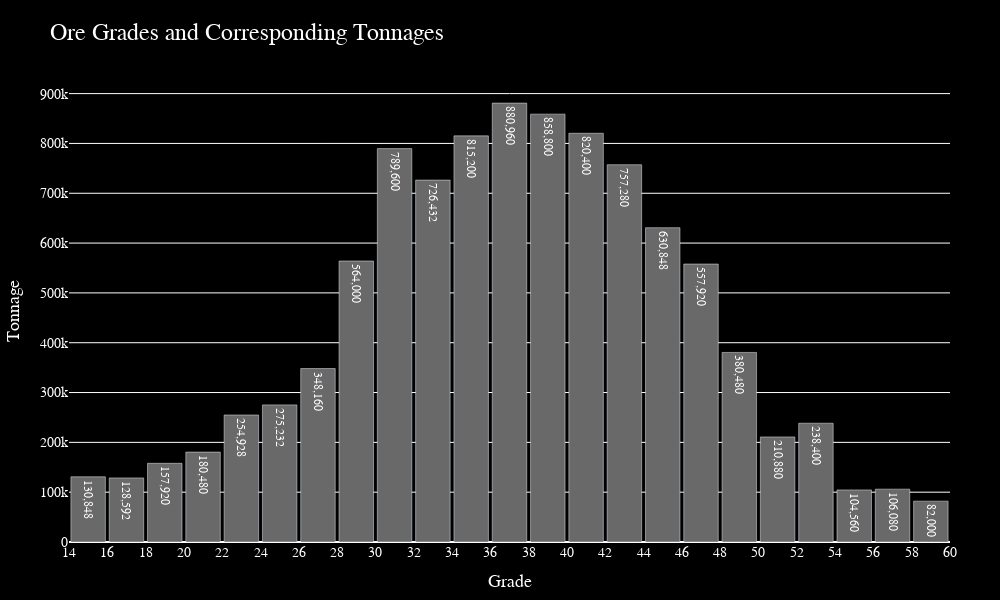

Notebook code for this chart:
### Code cell
# Split data into two lists
grades, tonnages = zip(*ore_data_list)

fig = go.Figure()

fig.add_trace(go.Bar(
    x=grades,
    y=tonnages,
    marker_color='dimgray',
    text=[f'{ton:,}' for ton in tonnages],
    textposition='auto',
    textfont=dict(
        family="Century Gothic, Bold",
        size=12,
        color='white'),))

fig.update_layout(
    title='Ore Grades and Corresponding Tonnages',
    xaxis_title='Grade',
    yaxis_title='Tonnage',
    paper_bgcolor='black',
    plot_bgcolor='black',
    font=dict(family="Century Gothic, Bold", color="white", size=14),
    title_font=dict(size=24, family='Century Gothic, Bold', color='white'),
    xaxis=dict(
        titlefont=dict(size=18, family='Century Gothic, Bold', color='white'),
        tickfont=dict(size=14, family='Century Gothic, Bold', color='white'),
        dtick=2),
    yaxis=dict(
        titlefont=dict(size=18, family='Century Gothic, Bold', color='white'),
        tickfont=dict(size=14, family='Century Gothic, Bold', color='white')),
    showlegend=False,
    margin=dict(l=50, r=50, t=80, b=50),
    bargap=0.1,
    height=600,
    width=1000)
fig.show()

### Figure 1 — Plotly figure (JSON) as saved in the notebook; plotly's stock layout.template omitted (floating-point values rounded to 4 significant figures)
{"data": [{"marker": {"color": "dimgray"}, "text": ["130,848", "128,592", "157,920", "180,480", "254,928", "275,232", "348,160", "564,000", "789,600", "726,432", "815,200", "880,960", "858,800", "820,400", "757,280", "630,848", "557,920", "380,480", "210,880", "238,400", "104,560", "106,080", "82,000"], "textfont": {"color": "white", "family": "Century Gothic, Bold", "size": 12}, "textposition": "auto", "type": "bar", "x": [15, 17, 19, 21, 23, 25, 27, 29, 31, 33, 35, 37, 39, 41, 43, 45, 47, 49, 51, 53, 55, 57, 59], "y": [130848, 128592, 157920, 180480, 254928, 275232, 348160, 564000, 789600, 726432, 815200, 880960, 858800, 820400, 757280, 630848, 557920, 380480, 210880, 238400, 104560, 106080, 82000]}], "layout": {"bargap": 0.1, "font": {"color": "white", "family": "Century Gothic, Bold", "size": 14}, "height": 600, "margin": {"b": 50, "l": 50, "r": 50, "t": 80}, "paper_bgcolor": "black", "plot_bgcolor": "black", "showlegend": false, "title": {"font": {"color": "white", "family": "Century Gothic, Bold", "size": 24}, "text": "Ore Grades and Corresponding Tonnages"}, "width": 1000, "xaxis": {"autorange": true, "dtick": 2, "range": [14, 60], "tickfont": {"color": "white", "family": "Century Gothic, Bold", "size": 14}, "title": {"font": {"color": "white", "family": "Century Gothic, Bold", "size": 18}, "text": "Grade"}, "type": "linear"}, "yaxis": {"autorange": true, "range": [0, 927300.0], "tickfont": {"color": "white", "family": "Century Gothic, Bold", "size": 14}, "title": {"font": {"color": "white", "family": "Century Gothic, Bold", "size": 18}, "text": "Tonnage"}, "type": "linear"}}}
